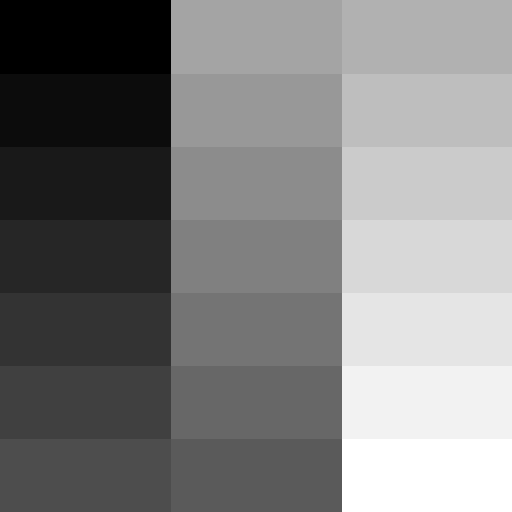
#> input picture 02_Image_Processing/Python/01_Segmentation/images/gray21.512.tiff, 512 x 512 px
$ python 07_finding_size.py
#> lines starting #> are read from the running program, lines starting #| are printed output that depends on the picture; after the words box and inside, x2 and y2 are one past the last pixel; in counts of white or black regions, pixels touching at a corner belong together
import cv2 as cv
import numpy as np
import matplotlib.pyplot as plt

def main():
    img = img = cv.imread('images/gray21.512.tiff',0)
#> img is the input picture: shape (512, 512); min 0, max 255, mean 127

    width,height = img.shape
#> width = 512; height = 512
    totatl_size = width*height
#> totatl_size = 262144
    print(totatl_size)
#| 262144

    thresh = 100
    max_value = 1

    ret,out1 = cv.threshold(img,thresh,max_value,cv.THRESH_BINARY)
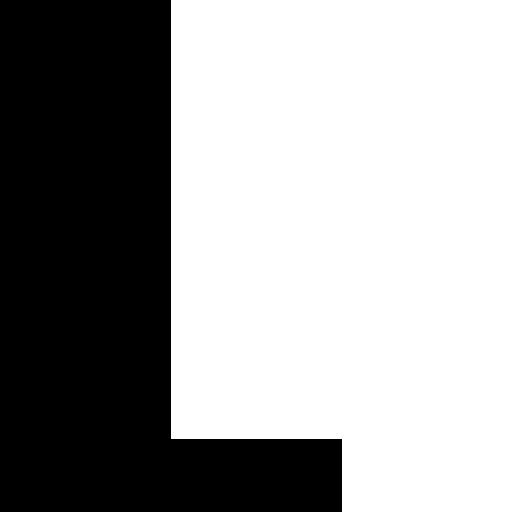
#> out1: shape (512, 512); values 0 (black) and 1 (white), 61.8% white; 1 black region, box (x1, y1, x2, y2) and area: (0, 0, 342, 512) 100035
#> ret = 100
    #print(out1)

    white_size = cv.sumElems(out1)
#> white_size = (162109, 0, 0, 0)

    object_size = totatl_size - white_size[0]
#> object_size = 100035
    print(object_size)
#| 100035.0

    images = [img,out1]
    titles = ['img','Binary']

    for i in range(len(images)):
        plt.subplot(1,2,i+1)
        plt.imshow(images[i],cmap='gray')
        plt.title(titles[i])
        plt.xticks([])
        plt.yticks([])
#> this loop made 2 passes
    plt.show()
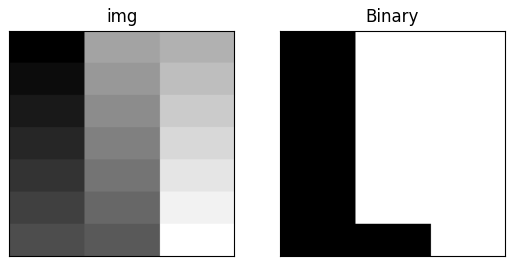
#> figure drawn by matplotlib, 2 panels
if __name__ == '__main__':
    main()
